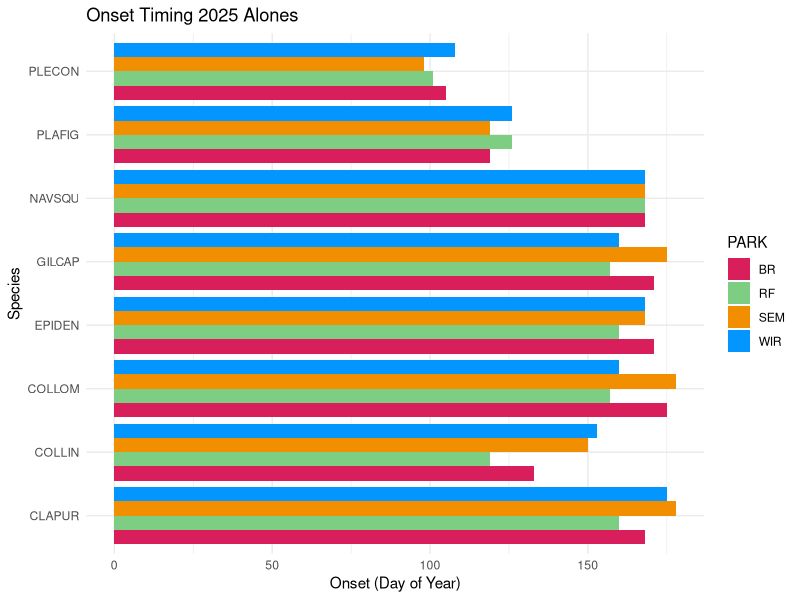
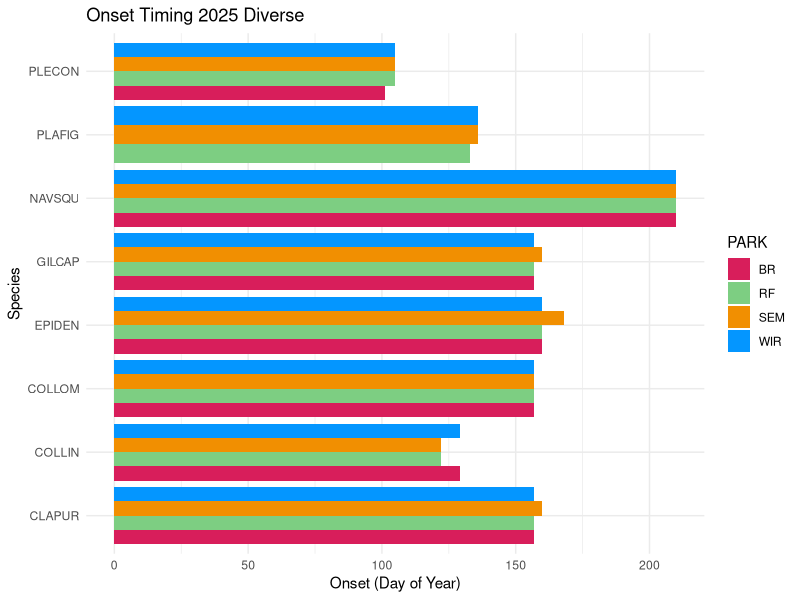

Generate these figures, in order, with R:
library(tidyverse)
library(lubridate)

setwd("C:/Users/hmcLD/OneDrive/Desktop/Diez_Lab_Parks_Project")

pheno_25 <- read.csv("Data/2025/25_phenology.csv")


park_colors <- c(
  "BR"  = "#D81E5B",  # red
  "RF"  = "#7DCE82",  # green
  "WIR" = "#0496FF",  # blue
  "SEM" = "#F18F01"   # yellow
)

#data cleaning/wrangling

pheno_25 <- pheno_25 %>%
  mutate(Date = mdy(Date),
         doy = yday(Date))

pheno_25$Value[is.na(pheno_25$Value)] <- 0

#alones
alones_25 <- pheno_25 %>%
  filter(PLOT == "ALONE")

new_rows_alone <- expand_grid(
  PARK = c("BR", "RF", "SEM", "WIR"),
  PLOT = "ALONE",                
  SPECIES = c("GILCAP", "EPIDEN", "NAVSQU"),
  Date = as.Date("2025-07-29"),
  Phenophase = c("B", "FL", "FR", "V"),
  doy = yday(Date)) %>%
  mutate(Value = if_else(Phenophase == "FL", 1, 0))

alones_25 <- bind_rows(alones_25, new_rows_alone)

#saveRDS(alones_25, "Data/2025/pheno_25_alone.rds")

#diverse
diverse_25 <- pheno_25 %>%
  filter(PLOT == "DIVERSE")

new_rows_diverse <- expand_grid(
  PARK = c("BR", "RF", "SEM", "WIR"),
  PLOT = "DIVERSE",                
  SPECIES = c("GILCAP", "EPIDEN", "NAVSQU"),
  Date = as.Date("2025-07-29"),
  Phenophase = c("B", "FL", "FR", "V"),
  doy = yday(Date)) %>%
  mutate(Value = if_else(Phenophase == "FL", 1, 0))

diverse_25 <- bind_rows(diverse_25, new_rows_diverse)

#saveRDS(diverse_25, "Data/2025/pheno_25_diverse.rds")

onset_alone <- alones_25 %>% 
  filter(Value != 0 & Phenophase == "FL") %>%
  group_by(PARK, SPECIES) %>%
  summarise(onset = min(doy))
  
ggplot(onset_alone, aes(x = onset, y = SPECIES, fill = PARK)) +
  geom_col(position = "dodge") +
  scale_fill_manual(values = park_colors) +
  labs(
    x = "Onset (Day of Year)",
    y = "Species",
    title = "Onset Timing 2025 Alones"
  ) +
  theme_minimal() 

onset_diverse <- diverse_25 %>% 
  filter(Value != 0 & Phenophase == "FL") %>%
  group_by(PARK, SPECIES) %>%
  summarise(onset = min(doy))

ggplot(onset_diverse, aes(x=onset, y=SPECIES, fill = PARK)) +
  geom_col(position = "dodge") + 
  scale_fill_manual(values = park_colors) +
  labs(
    x = "Onset (Day of Year)",
    y = "Species",
    title = "Onset Timing 2025 Diverse"
  ) +
  theme_minimal() 

#Can't use NAVSQU for onset in diverse

#July29 - last day of BR data collection (end day for EPIDEN, NAVSQU, GILCAP)
